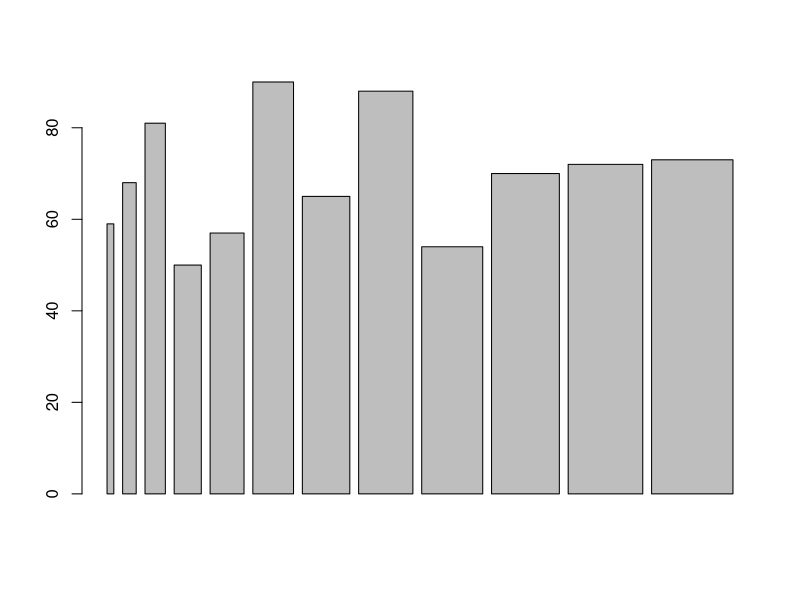
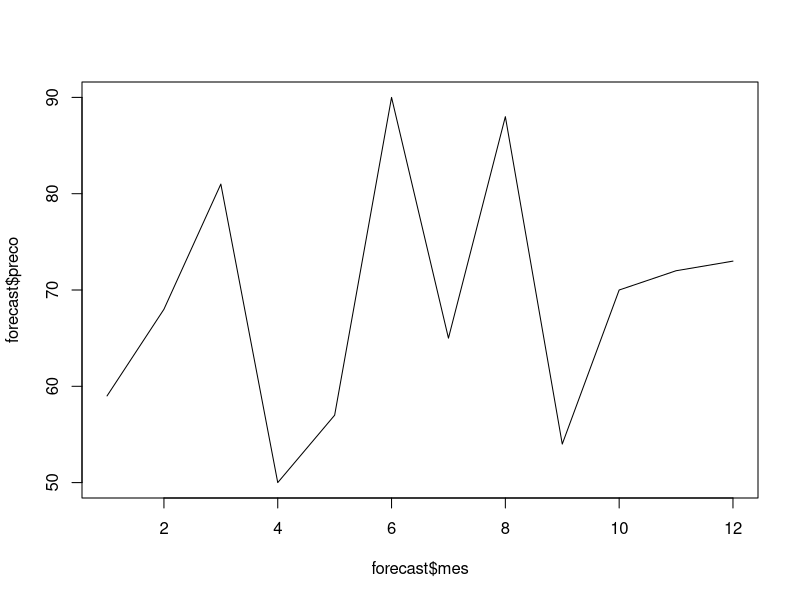

These figures' R source, in order:
# meses
x <-c(1, 2, 3, 4, 5, 6, 7, 8, 9, 10)

# custo
y<- c(59, 68, 81, 50, 57, 90, 65, 88, 54, 70)

dados <- data.frame(mes=x, preco=y)

# modelo 
modelo1 <- lm(data=dados, formula=dados$preco~dados$mes)
print(modelo1)

# correlação
correlacao <- cor(y, x)

# previsao
previsao <- function(mes) {
    valor = round(64.4 + mes * 0.6909)
    return(valor)
}

# adicionando meses restantes
x <- c(x, 11, 12)

# adicionando previsões dos meses restantes
y <- c(y, previsao(11), previsao(12))

forecast <- data.frame(mes=x, preco=y)

barplot(forecast$preco, forecast$mes)
plot(x=forecast$mes, y=forecast$preco, type='l')

